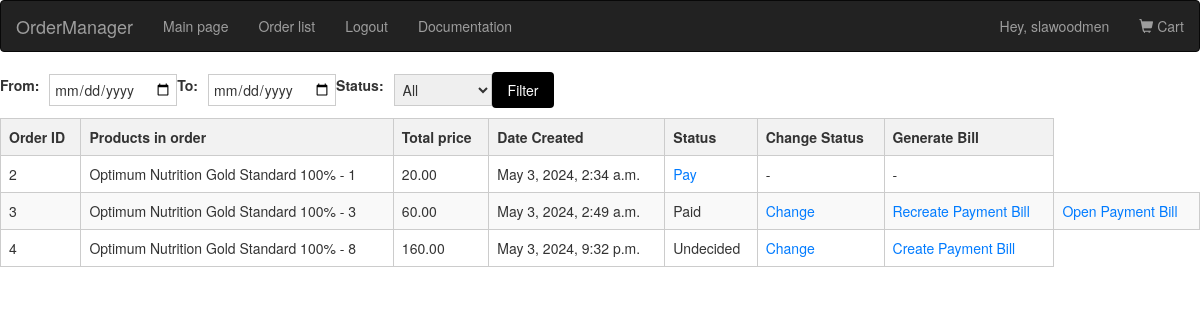
/orders/ (signed in), run on an earlier commit of the app's database.
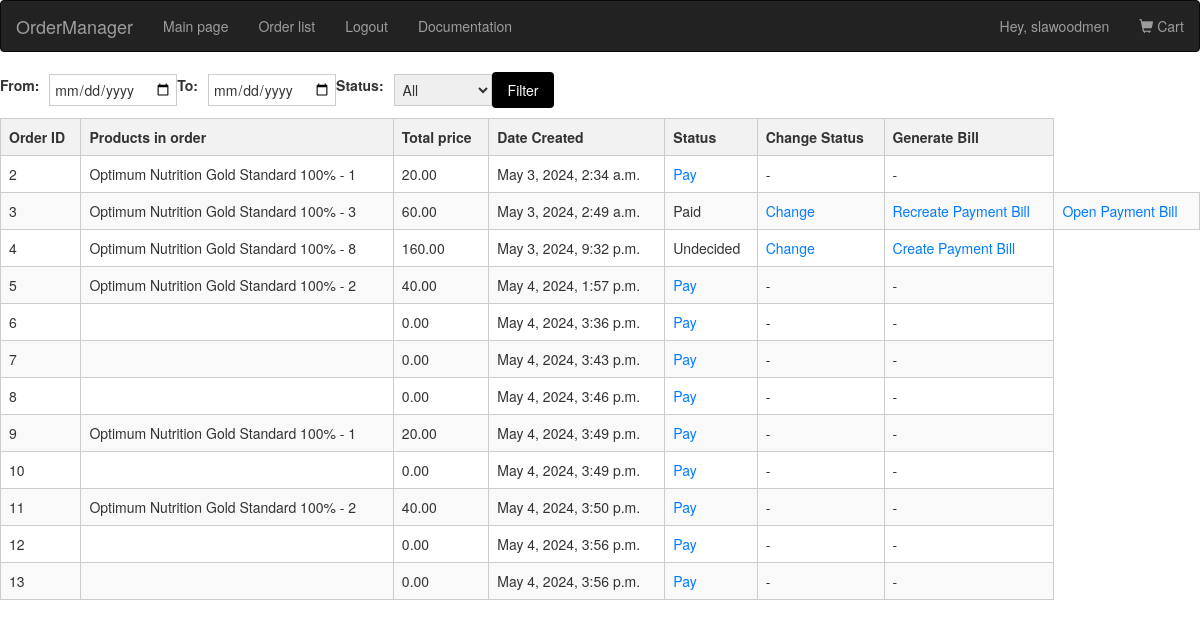
And on a later commit of the database.
### users/models.py (models this page shows, shortened)
class User(AbstractUser):
    class Role(models.TextChoices):
        USER = "USER", "user"
        ADMIN = "ADMIN", "admin"
    base_role = Role.USER
    role = models.CharField(max_length=50, choices=Role.choices, blank=True, null=True)

### market/models.py (models this page shows, shortened)
class Order(models.Model):
    STATUS_CHOICES = (
        ("Undecided", "UNDECIDED"),
        ("Paid", "PAID"),
        ("Completed", "COMPLETED"),
    )
    customer = models.ForeignKey(User, on_delete=models.CASCADE, related_name='orders')
    address = models.CharField(max_length=250, default="")
    postal_code = models.CharField(max_length=20, default="")
    department_number = models.CharField(max_length=100, default="")
    created = models.DateTimeField(auto_now_add=False, blank=True, null=True, default=timezone.now)
    updated = models.DateTimeField(auto_now_add=False, blank=True, null=True, default=timezone.now)
    file = models.FileField(default="", null=True, blank=True)
    is_paid = models.BooleanField(default=False, null=True, blank=True)
    status = models.CharField(max_length=10, choices=STATUS_CHOICES, default="Undecided")
    phone = models.CharField(max_length=20, default="")
    created_at = models.DateTimeField(auto_now_add=True)
    total_price = models.DecimalField(max_digits=10, decimal_places=2, default=0)

class OrderItem(models.Model):
    order_of_item = models.ForeignKey('Order', on_delete=models.CASCADE, related_name='order_items', blank=True, null=True)
    product = models.ForeignKey(Product, on_delete=models.CASCADE, blank=True, null=True)
    quantity = models.PositiveIntegerField(default=0)
    price = models.DecimalField(max_digits=10, decimal_places=2, default=0)

class Product(models.Model):
    category = models.ForeignKey(Category, on_delete=models.SET_NULL, null=True)
    name = models.CharField(max_length=150, blank=True, null=True)
    image = models.ImageField(upload_to='products/', default='/default/image.jpg')
    price = models.DecimalField(max_digits=10, decimal_places=2, blank=True, null=True)
    short_description = models.TextField(max_length=200, blank=True, null=True)
    description = RichTextField()
    old_price = models.DecimalField(
        default=None, max_digits=10, decimal_places=2, blank=True, null=True
    )
    created = models.DateTimeField(
        auto_now_add=False, blank=True, null=True, default=timezone.now
    )
    def __str__(self):
        return self.name

### market/views.py (the view)
# urls.py: path("orders/", views.GetOrdersView.as_view(), name="showorders"),
class GetOrdersView(LoginRequiredMixin, View):
    def get(self, request):
        data = Order.objects.all()
        orders = filter_orders(request, data)
        context = {"orders": orders}
        return render(request, "market/order_list.html", context)

### market/utils.py (called while the page is built)
def filter_orders(request, queryset):
    from_date = request.GET.get("from")
    to_date = request.GET.get("to")
    status = request.GET.get("status")
    if from_date and to_date:
        queryset = queryset.filter(created__range=[from_date, to_date])
    if status:
        queryset = queryset.filter(status=status)
    user_role = request.user.role
    q = Q()
    if user_role == "CASHIER":
        q |= Q(status__in=["Undecided", "Paid"])
    elif user_role == "CONSULTANT":
        q |= Q(status__in=["Paid", "Completed"])
    elif user_role == "USER":
        q |= Q(customer=request.user)
    orders = queryset.filter(q)
    orders = orders.order_by("created", "status")
    return orders

### market/templates/market/order_list.html (shortened to what this page needs)
{% extends "main.html" %}
{% block content %}
<section>
    {% if orders %}
    <form method="GET" action="" class="filter-form">
        {% if request.user.role == 'ADMIN' %}
        <label for="from">From:</label>
        <input type="date" id="from" name="from">
        <label for="to">To:</label>
        <input type="date" id="to" name="to">
        {% endif %}
        <label for="status">Status:</label>
        <select id="status" name="status">
            <option value="">All</option>
        </select>
        <button type="submit" class="buy-button">Filter</button>
    </form>
    <table class="order-table">
        <thead>
            <tr>
                <th>Order ID</th>
                <th>Products in order</th>
                <th>Total price</th>
                <th>Date Created</th>
                <th>Status</th>
                {% if request.user.role != 'USER' %}
                <th>Change Status</th>
                <th>Generate Bill</th>
                {% endif %}
            </tr>
        </thead>
        <tbody>
            {% for order in orders %}
            <tr>
                <td>{{ order.id }}</td>
                <td>
                    {% for item in order.order_items.all %}
                    {{ item.product }} - {{ item.quantity }}<br>
                    {% endfor %}
                </td>
                <td>{{ order.total_price }}</td>
                <td>{{ order.created }}</td>
                {% if not order.is_paid %}
                {% if request.user == order.customer %}
                <td><a href="{% url 'checkout' pk=order.id %}">Pay</a></td>
                {% endif %}
                {% else %}
                <td><p>{{ order.status }}</p></td>
                {% endif %}
                {% if request.user.role != 'USER' and order.is_paid %}
                <td><a href="{% url 'change_status' pk=order.id %}">Change</a></td>
                {% if order.file %}
                <td><a href="{% url 'genpayment' pk=order.id %}">Recreate Payment Bill</a></td>
                <td><a href="{% url 'view_html' pk=order.id %}">Open Payment Bill</a></td>
                {% elif request.user.role == 'ADMIN' %}
                <td><a href="{% url 'genpayment' pk=order.id %}">Create Payment Bill</a></td>
                {% else %}
                <td>-</td>
                {% endif %}
                {% elif request.user.role != 'USER' %}
                <td>-</td>
                <td>-</td>
                {% endif %}
            </tr>
            {% endfor %}
        </tbody>
    </table>
    {% else %}
    <h1>There are no orders.</h1>
    {% endif %}
</section>
{% endblock %}

### templates/main.html (shortened to what this page needs)
{% include 'havbar.html' %}
{% block content %}{% endblock %}

### templates/havbar.html (shortened to what this page needs)
{% load static %}
<!DOCTYPE html>
<html lang="en">
<head>
  <link rel="stylesheet" href="https://maxcdn.bootstrapcdn.com/bootstrap/3.4.1/css/bootstrap.min.css">
  <link rel="stylesheet" href="{% static 'styles/main.css' %}">
</head>
{% block content %}
<body>
<nav class="navbar navbar-inverse">
  <div class="container-fluid">
    <div class="navbar-header">
      <a class="navbar-brand" href="{% url 'main' %}">OrderManager</a>
    </div>
    <ul class="nav navbar-nav">
      <li><a href="{% url 'main' %}">Main page</a></li>
      <li><a href="{% url 'showorders' %}">Order list</a></li>
      {% if request.user.is_authenticated %}
      <li><a href="{% url 'logout' %}">Logout</a></li>
      {% else %}
      <li><a href="{% url 'login' %}">Login/Sign Up</a></li>
      {% endif %}
      <li><a href="{% url 'docs' %}">Documentation</a></li>
    </ul>
    <ul class="nav navbar-nav navbar-right">
      {% if request.user.is_authenticated %}
      <li><p class="navbar-text">Hey, {{ request.user }}</p></li>
      <li><a href="{% url 'cart'%}"><span class="glyphicon glyphicon-shopping-cart"></span> Cart</a></li>
      {% endif %}
    </ul>
  </div>
</nav>
</body>
{% endblock %}
</html>

### static/styles/main.css (style rules this page uses)
.filter-form { display: flex; align-items: center; margin-bottom: 10px; }
.filter-form label { margin-right: 10px; }
.filter-form select, .filter-form input[type="date"] { padding: 4px; border: 1px solid #ccc; }
.order-table { width: 100%; border-collapse: collapse; }
.order-table th, .order-table td { border: 1px solid #ccc; padding: 8px; }
.order-table th { background-color: #f2f2f2; font-weight: bold; }
.order-table tbody tr:nth-child(even) { background-color: #f9f9f9; }
.order-table a { text-decoration: none; color: #007bff; }
.order-table p { margin: 0; }
.buy-button { display: inline-block; padding: 8px 16px; background-color: #000000; color: #fff; text-decoration: none; border-radius: 4px; }
label { display: block; font-weight: bold; margin-bottom: 10px; }
.buy-button { padding: 8px 16px; background-color: #000; color: #fff; border: none; border-radius: 4px; cursor: pointer; }

What changed in the data, as far as the page shows it:
added Order: id "5", total_price "40.00", created "May 4, 2024, 1:57 p.m.", is_paid "Pay"
added OrderItem: product "Optimum Nutrition Gold Standard 100%", quantity "2", shown under "5"
added Order: id "6", total_price "0.00", created "May 4, 2024, 3:36 p.m.", is_paid "Pay"
added Order: id "7", total_price "0.00", created "May 4, 2024, 3:43 p.m.", is_paid "Pay"
added Order: id "8", total_price "0.00", created "May 4, 2024, 3:46 p.m.", is_paid "Pay"
added Order: id "9", total_price "20.00", created "May 4, 2024, 3:49 p.m.", is_paid "Pay"
added OrderItem: product "Optimum Nutrition Gold Standard 100%", quantity "1", shown under "9"
added Order: id "10", total_price "0.00", created "May 4, 2024, 3:49 p.m.", is_paid "Pay"
added Order: id "11", total_price "40.00", created "May 4, 2024, 3:50 p.m.", is_paid "Pay"
added OrderItem: product "Optimum Nutrition Gold Standard 100%", quantity "2", shown under "11"
added Order: id "12", total_price "0.00", created "May 4, 2024, 3:56 p.m.", is_paid "Pay"
added Order: id "13", total_price "0.00", created "May 4, 2024, 3:56 p.m.", is_paid "Pay"
